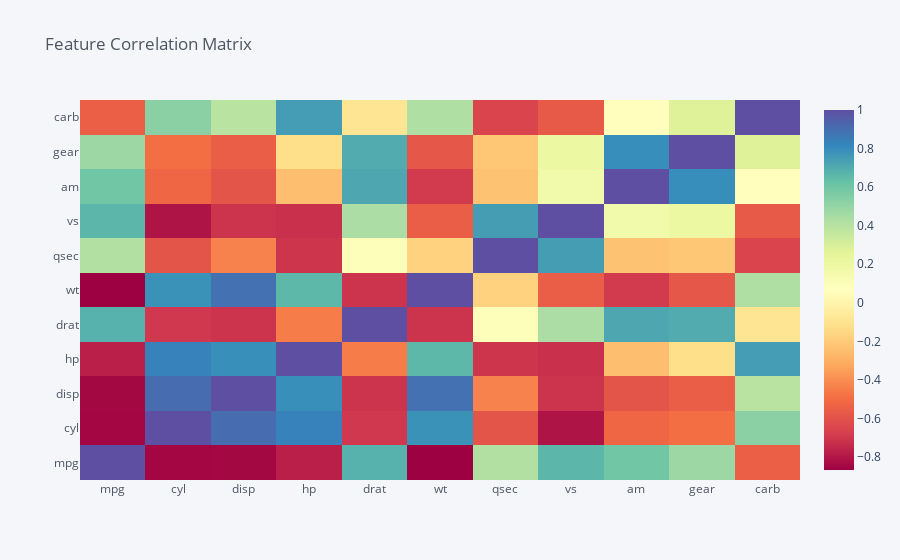

Notebook source saved alongside this figure:
### Markdown cell above
### 9. Make a heatmap on the correlation matrix of this dataframe “mt”.

### Code cell
import matplotlib.pyplot as plot
import plotly.graph_objects as go
import cufflinks as cf
import plotly.offline
cf.go_offline()
cf.set_config_file(offline=False, world_readable=True)
mt.corr().iplot(kind='heatmap',colorscale="Spectral",title="Feature Correlation Matrix")
plot.savefig('heatmap.png')

### Figure 1 — Plotly figure (JSON) as saved in the notebook; plotly's stock layout.template omitted (floating-point values rounded to 4 significant figures)
{"data": [{"zmax": 1, "colorscale": [[0, "rgb(158,1,66)"], [0.1, "rgb(213,62,79)"], [0.2, "rgb(244,109,67)"], [0.3, "rgb(253,174,97)"], [0.4, "rgb(254,224,139)"], [0.5, "rgb(255,255,191)"], [0.6, "rgb(230,245,152)"], [0.7, "rgb(171,221,164)"], [0.8, "rgb(102,194,165)"], [0.9, "rgb(50,136,189)"], [1, "rgb(94,79,162)"]], "zmin": -0.8677, "y": ["mpg", "cyl", "disp", "hp", "drat", "wt", "qsec", "vs", "am", "gear", "carb"], "x": ["mpg", "cyl", "disp", "hp", "drat", "wt", "qsec", "vs", "am", "gear", "carb"], "z": [[1, -0.8522, -0.8476, -0.7762, 0.6812, -0.8677, 0.4187, 0.664, 0.5998, 0.4803, -0.5509], [-0.8522, 1, 0.902, 0.8324, -0.6999, 0.7825, -0.5912, -0.8108, -0.5226, -0.4927, 0.527], [-0.8476, 0.902, 1, 0.7909, -0.7102, 0.888, -0.4337, -0.7104, -0.5912, -0.5556, 0.395], [-0.7762, 0.8324, 0.7909, 1, -0.4488, 0.6587, -0.7082, -0.7231, -0.2432, -0.1257, 0.7498], [0.6812, -0.6999, -0.7102, -0.4488, 1, -0.7124, 0.0912, 0.4403, 0.7127, 0.6996, -0.09079], [-0.8677, 0.7825, 0.888, 0.6587, -0.7124, 1, -0.1747, -0.5549, -0.6925, -0.5833, 0.4276], [0.4187, -0.5912, -0.4337, -0.7082, 0.0912, -0.1747, 1, 0.7445, -0.2299, -0.2127, -0.6562], [0.664, -0.8108, -0.7104, -0.7231, 0.4403, -0.5549, 0.7445, 1, 0.1683, 0.206, -0.5696], [0.5998, -0.5226, -0.5912, -0.2432, 0.7127, -0.6925, -0.2299, 0.1683, 1, 0.7941, 0.05753], [0.4803, -0.4927, -0.5556, -0.1257, 0.6996, -0.5833, -0.2127, 0.206, 0.7941, 1, 0.2741], [-0.5509, 0.527, 0.395, 0.7498, -0.09079, 0.4276, -0.6562, -0.5696, 0.05753, 0.2741, 1]], "type": "heatmap"}], "layout": {"title": {"text": "Feature Correlation Matrix", "font": {"color": "#4D5663"}}, "paper_bgcolor": "#F5F6F9", "plot_bgcolor": "#F5F6F9", "yaxis": {"tickfont": {"color": "#4D5663"}, "zerolinecolor": "#E1E5ED", "title": {"text": "", "font": {"color": "#4D5663"}}, "gridcolor": "#E1E5ED", "showgrid": true}, "xaxis": {"tickfont": {"color": "#4D5663"}, "zerolinecolor": "#E1E5ED", "title": {"text": "", "font": {"color": "#4D5663"}}, "gridcolor": "#E1E5ED", "showgrid": true}, "legend": {"bgcolor": "#F5F6F9", "font": {"color": "#4D5663"}}}}
